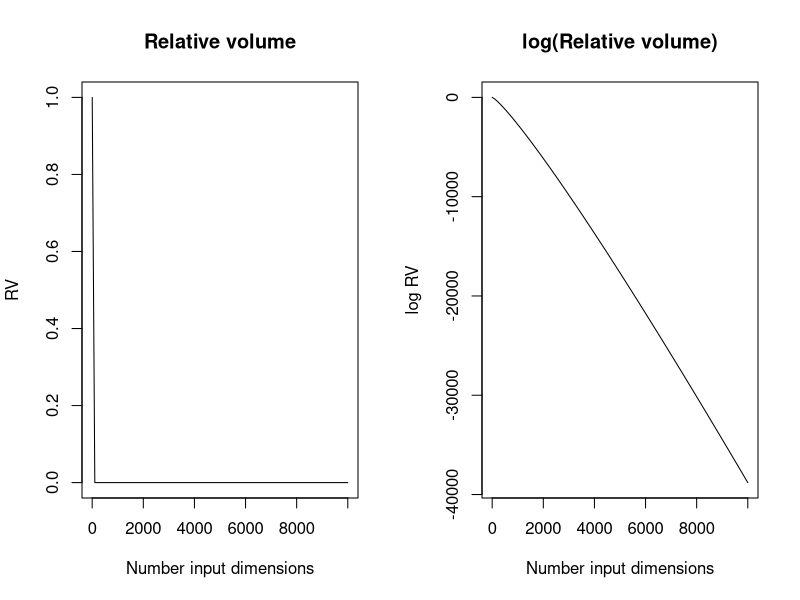

Here is the R script that generated this plot:
log_relative_volume = function(n) {
  0.5*n*log(pi) - lgamma(1 + 0.5*n) - n*log(2)
}
rv = function(n) { 
  pi^(0.5*n)/((2^n) * gamma(1 + 0.5*n))
  }

nn = seq(1, 10000, length = 100)

par(mfrow = c(1,2))
plot(nn, exp(log_relative_volume(nn)), type = "l",
     xlab = "Number input dimensions",
     ylab = "RV",
     main = "Relative volume")
plot(nn, log_relative_volume(nn), type = "l",
     xlab = "Number input dimensions",
     ylab = "log RV",
     main = "log(Relative volume)")
## linear regression
      nn = 1:20
y = log_relative_volume(nn)
linmod = lm(y ~ nn + I(nn^2))
summary(linmod)
actual = 2.926
cumulative = cumsum(exp(log_relative_volume(nn)))
100*(cumulative - actual)/actual
